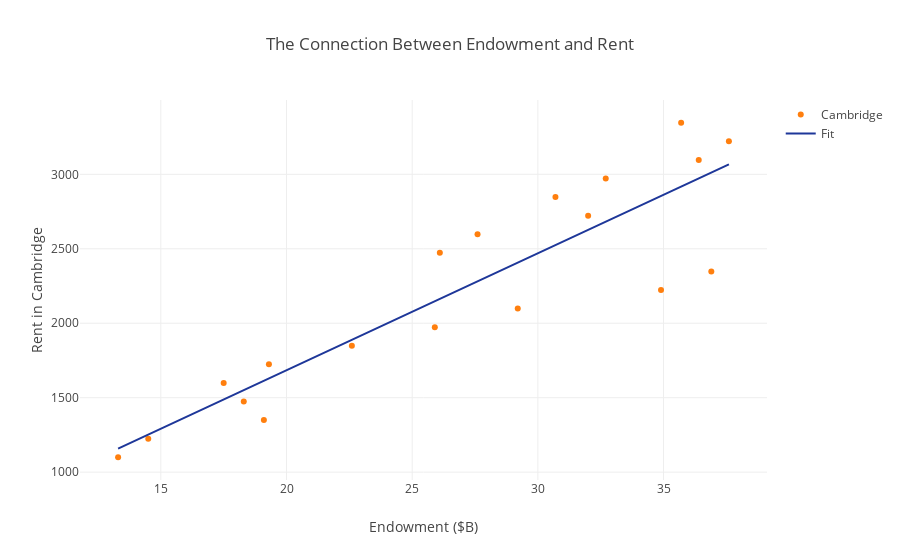

Here is the notebook cell this chart was saved with:
### Code cell
endow_rent = grapher(x, y, "Cambridge", "The Connection Between Endowment and Rent", "Rent in Cambridge", "Endowment ($B)", "endow_rent")
causal_endow_rent = X.zplot(x='x', y='y', z=['z1', 'z2'], z_types={'z1': 'c', 'z2': 'c'}, kind='line')

### Figure 1 — Plotly figure (JSON) as saved in the notebook; plotly's stock layout.template omitted (floating-point values rounded to 4 significant figures)
{"data": [{"marker": {"color": "rgb(255, 127, 14)"}, "mode": "markers", "name": "Cambridge", "type": "scatter", "uid": "cc3248", "x": [13.3, 14.5, 19.1, 18.3, 17.5, 19.3, 22.6, 25.9, 29.2, 34.9, 36.9, 26.1, 27.6, 32, 30.7, 32.7, 36.4, 37.6, 35.7], "y": [1100, 1225.0, 1350.0, 1474.0, 1599.0, 1724, 1849.0, 1974.0, 2098.0, 2223.0, 2348, 2473.0, 2598.0, 2722.0, 2847.0, 2972, 3097.0, 3222.0, 3346.0]}, {"marker": {"color": "rgb(30, 55, 153)"}, "mode": "lines", "name": "Fit", "type": "scatter", "uid": "88fe54", "x": [13.3, 14.5, 19.1, 18.3, 17.5, 19.3, 22.6, 25.9, 29.2, 34.9, 36.9, 26.1, 27.6, 32, 30.7, 32.7, 36.4, 37.6, 35.7], "y": [1158.0, 1252.0, 1614.0, 1551.0, 1488.0, 1629.0, 1889.0, 2148.0, 2407.0, 2855.0, 3012.0, 2164.0, 2281.0, 2627.0, 2525.0, 2682.0, 2973.0, 3067.0, 2918.0]}], "layout": {"autosize": true, "title": "The Connection Between Endowment and Rent", "xaxis": {"autorange": true, "range": [11.8, 39.1], "title": "Endowment ($B)", "type": "linear"}, "yaxis": {"autorange": true, "range": [935.5, 3511.0], "title": "Rent in Cambridge", "type": "linear"}}}
